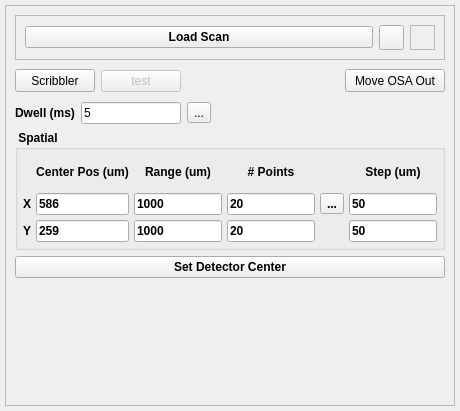
<?xml version="1.0" encoding="UTF-8"?>
<ui version="4.0">
 <class>Form</class>
 <widget class="QWidget" name="Form">
  <property name="geometry">
   <rect>
    <x>0</x>
    <y>0</y>
    <width>460</width>
    <height>411</height>
   </rect>
  </property>
  <property name="minimumSize">
   <size>
    <width>0</width>
    <height>150</height>
   </size>
  </property>
  <property name="focusPolicy">
   <enum>Qt::StrongFocus</enum>
  </property>
  <property name="windowTitle">
   <string>Form</string>
  </property>
  <layout class="QVBoxLayout" name="verticalLayout">
   <property name="spacing">
    <number>5</number>
   </property>
   <property name="leftMargin">
    <number>5</number>
   </property>
   <property name="topMargin">
    <number>5</number>
   </property>
   <property name="rightMargin">
    <number>5</number>
   </property>
   <property name="bottomMargin">
    <number>5</number>
   </property>
   <item>
    <widget class="QFrame" name="frame_2_SCANPLUGIN">
     <property name="maximumSize">
      <size>
       <width>650</width>
       <height>16777215</height>
      </size>
     </property>
     <property name="frameShape">
      <enum>QFrame::StyledPanel</enum>
     </property>
     <property name="frameShadow">
      <enum>QFrame::Raised</enum>
     </property>
     <layout class="QVBoxLayout" name="verticalLayout_3">
      <property name="spacing">
       <number>6</number>
      </property>
      <property name="leftMargin">
       <number>9</number>
      </property>
      <property name="topMargin">
       <number>9</number>
      </property>
      <property name="bottomMargin">
       <number>9</number>
      </property>
      <item>
       <widget class="QFrame" name="loadscan_frame">
        <property name="minimumSize">
         <size>
          <width>0</width>
          <height>30</height>
         </size>
        </property>
        <property name="frameShape">
         <enum>QFrame::StyledPanel</enum>
        </property>
        <property name="frameShadow">
         <enum>QFrame::Sunken</enum>
        </property>
        <layout class="QHBoxLayout" name="horizontalLayout">
         <item>
          <widget class="QPushButton" name="loadScanBtn">
           <property name="font">
            <font>
             <weight>75</weight>
             <bold>true</bold>
            </font>
           </property>
           <property name="text">
            <string>Load Scan</string>
           </property>
          </widget>
         </item>
         <item>
          <widget class="QToolButton" name="helpBtn">
           <property name="minimumSize">
            <size>
             <width>25</width>
             <height>25</height>
            </size>
           </property>
           <property name="maximumSize">
            <size>
             <width>25</width>
             <height>25</height>
            </size>
           </property>
           <property name="text">
            <string/>
           </property>
           <property name="icon">
            <iconset resource="../../../../../../icons/icons.qrc">
             <normaloff>:/scan_plugins/helplite.png</normaloff>:/scan_plugins/helplite.png</iconset>
           </property>
           <property name="iconSize">
            <size>
             <width>50</width>
             <height>50</height>
            </size>
           </property>
          </widget>
         </item>
         <item>
          <widget class="QLabel" name="rtclkpic">
           <property name="maximumSize">
            <size>
             <width>25</width>
             <height>25</height>
            </size>
           </property>
           <property name="autoFillBackground">
            <bool>true</bool>
           </property>
           <property name="frameShape">
            <enum>QFrame::StyledPanel</enum>
           </property>
           <property name="text">
            <string/>
           </property>
           <property name="pixmap">
            <pixmap resource="../../../../../../icons/icons.qrc">:/scan_plugins/icons8-mouse-right-click-50.png</pixmap>
           </property>
           <property name="scaledContents">
            <bool>true</bool>
           </property>
           <property name="alignment">
            <set>Qt::AlignRight|Qt::AlignTrailing|Qt::AlignVCenter</set>
           </property>
          </widget>
         </item>
        </layout>
       </widget>
      </item>
      <item>
       <layout class="QHBoxLayout" name="horizontalLayout_15">
        <item>
         <widget class="QPushButton" name="scribblerBtn">
          <property name="enabled">
           <bool>true</bool>
          </property>
          <property name="minimumSize">
           <size>
            <width>0</width>
            <height>23</height>
           </size>
          </property>
          <property name="text">
           <string>Scribbler</string>
          </property>
          <property name="checkable">
           <bool>true</bool>
          </property>
         </widget>
        </item>
        <item>
         <widget class="QPushButton" name="testBtn">
          <property name="enabled">
           <bool>false</bool>
          </property>
          <property name="text">
           <string>test</string>
          </property>
         </widget>
        </item>
        <item>
         <spacer name="horizontalSpacer_2">
          <property name="orientation">
           <enum>Qt::Horizontal</enum>
          </property>
          <property name="sizeHint" stdset="0">
           <size>
            <width>40</width>
            <height>30</height>
           </size>
          </property>
         </spacer>
        </item>
        <item>
         <widget class="QPushButton" name="osaOutBtn">
          <property name="minimumSize">
           <size>
            <width>100</width>
            <height>23</height>
           </size>
          </property>
          <property name="text">
           <string>Move OSA Out</string>
          </property>
          <property name="checkable">
           <bool>true</bool>
          </property>
         </widget>
        </item>
       </layout>
      </item>
      <item>
       <layout class="QHBoxLayout" name="horizontalLayout_5">
        <item>
         <widget class="QLabel" name="label_8">
          <property name="font">
           <font>
            <weight>75</weight>
            <bold>true</bold>
           </font>
          </property>
          <property name="text">
           <string>Dwell (ms)</string>
          </property>
          <property name="alignment">
           <set>Qt::AlignCenter</set>
          </property>
         </widget>
        </item>
        <item>
         <widget class="QLineEdit" name="dwellFld">
          <property name="maximumSize">
           <size>
            <width>100</width>
            <height>16777215</height>
           </size>
          </property>
          <property name="text">
           <string>5</string>
          </property>
          <property name="mandatoryField" stdset="0">
           <bool>true</bool>
          </property>
         </widget>
        </item>
        <item>
         <widget class="QToolButton" name="dwell_magicBtn">
          <property name="toolTip">
           <string>adjust number of points to use this dwell value</string>
          </property>
          <property name="text">
           <string>...</string>
          </property>
          <property name="icon">
           <iconset>
            <normaloff>../../../../../../../icons/wand.ico</normaloff>../../../../../../../icons/wand.ico</iconset>
          </property>
         </widget>
        </item>
        <item>
         <spacer name="horizontalSpacer">
          <property name="orientation">
           <enum>Qt::Horizontal</enum>
          </property>
          <property name="sizeHint" stdset="0">
           <size>
            <width>40</width>
            <height>20</height>
           </size>
          </property>
         </spacer>
        </item>
       </layout>
      </item>
      <item>
       <widget class="QGroupBox" name="groupBox">
        <property name="minimumSize">
         <size>
          <width>0</width>
          <height>120</height>
         </size>
        </property>
        <property name="font">
         <font>
          <weight>75</weight>
          <bold>true</bold>
         </font>
        </property>
        <property name="title">
         <string> Spatial </string>
        </property>
        <layout class="QVBoxLayout" name="verticalLayout_2">
         <property name="spacing">
          <number>5</number>
         </property>
         <property name="leftMargin">
          <number>5</number>
         </property>
         <property name="topMargin">
          <number>5</number>
         </property>
         <property name="rightMargin">
          <number>5</number>
         </property>
         <property name="bottomMargin">
          <number>5</number>
         </property>
         <item>
          <layout class="QGridLayout" name="gridLayout_2">
           <item row="0" column="1">
            <widget class="QLabel" name="label_9">
             <property name="font">
              <font>
               <weight>75</weight>
               <bold>true</bold>
              </font>
             </property>
             <property name="text">
              <string>Center Pos (um)</string>
             </property>
             <property name="alignment">
              <set>Qt::AlignCenter</set>
             </property>
            </widget>
           </item>
           <item row="0" column="2">
            <widget class="QLabel" name="label_10">
             <property name="font">
              <font>
               <weight>75</weight>
               <bold>true</bold>
              </font>
             </property>
             <property name="text">
              <string>Range (um)</string>
             </property>
             <property name="alignment">
              <set>Qt::AlignCenter</set>
             </property>
            </widget>
           </item>
           <item row="0" column="3">
            <widget class="QLabel" name="label_11">
             <property name="font">
              <font>
               <weight>75</weight>
               <bold>true</bold>
              </font>
             </property>
             <property name="text">
              <string># Points</string>
             </property>
             <property name="alignment">
              <set>Qt::AlignCenter</set>
             </property>
            </widget>
           </item>
           <item row="0" column="5">
            <widget class="QLabel" name="label_12">
             <property name="font">
              <font>
               <weight>75</weight>
               <bold>true</bold>
              </font>
             </property>
             <property name="text">
              <string>Step (um)</string>
             </property>
             <property name="alignment">
              <set>Qt::AlignCenter</set>
             </property>
            </widget>
           </item>
           <item row="1" column="0">
            <widget class="QLabel" name="label_13">
             <property name="font">
              <font>
               <weight>75</weight>
               <bold>true</bold>
              </font>
             </property>
             <property name="text">
              <string>X</string>
             </property>
            </widget>
           </item>
           <item row="1" column="1">
            <widget class="QLineEdit" name="centerXFld">
             <property name="text">
              <string>586</string>
             </property>
            </widget>
           </item>
           <item row="1" column="3">
            <widget class="QLineEdit" name="npointsXFld">
             <property name="text">
              <string>20</string>
             </property>
            </widget>
           </item>
           <item row="1" column="5">
            <widget class="QLineEdit" name="stepXFld">
             <property name="text">
              <string>50</string>
             </property>
            </widget>
           </item>
           <item row="2" column="0">
            <widget class="QLabel" name="label_14">
             <property name="font">
              <font>
               <weight>75</weight>
               <bold>true</bold>
              </font>
             </property>
             <property name="text">
              <string>Y</string>
             </property>
            </widget>
           </item>
           <item row="2" column="2">
            <widget class="QLineEdit" name="rangeYFld">
             <property name="text">
              <string>1000</string>
             </property>
            </widget>
           </item>
           <item row="2" column="3">
            <widget class="QLineEdit" name="npointsYFld">
             <property name="text">
              <string>20</string>
             </property>
            </widget>
           </item>
           <item row="2" column="5">
            <widget class="QLineEdit" name="stepYFld">
             <property name="text">
              <string>50</string>
             </property>
            </widget>
           </item>
           <item row="1" column="2">
            <widget class="QLineEdit" name="rangeXFld">
             <property name="text">
              <string>1000</string>
             </property>
            </widget>
           </item>
           <item row="2" column="1">
            <widget class="QLineEdit" name="centerYFld">
             <property name="text">
              <string>259</string>
             </property>
            </widget>
           </item>
           <item row="1" column="4">
            <widget class="QToolButton" name="xPoints_magicBtn">
             <property name="toolTip">
              <string>adjust dwell value to use this number of points</string>
             </property>
             <property name="text">
              <string>...</string>
             </property>
             <property name="icon">
              <iconset>
               <normaloff>../../../../../../../icons/wand.ico</normaloff>../../../../../../../icons/wand.ico</iconset>
             </property>
            </widget>
           </item>
          </layout>
         </item>
        </layout>
       </widget>
      </item>
      <item>
       <widget class="QPushButton" name="setCenterBtn">
        <property name="font">
         <font>
          <weight>75</weight>
          <bold>true</bold>
         </font>
        </property>
        <property name="text">
         <string>Set Detector Center</string>
        </property>
       </widget>
      </item>
      <item>
       <widget class="QFrame" name="detectorPlotFrame">
        <property name="minimumSize">
         <size>
          <width>0</width>
          <height>0</height>
         </size>
        </property>
        <property name="maximumSize">
         <size>
          <width>500</width>
          <height>16777215</height>
         </size>
        </property>
        <property name="frameShape">
         <enum>QFrame::StyledPanel</enum>
        </property>
        <property name="frameShadow">
         <enum>QFrame::Raised</enum>
        </property>
       </widget>
      </item>
      <item>
       <spacer name="verticalSpacer_2">
        <property name="orientation">
         <enum>Qt::Vertical</enum>
        </property>
        <property name="sizeHint" stdset="0">
         <size>
          <width>20</width>
          <height>40</height>
         </size>
        </property>
       </spacer>
      </item>
     </layout>
    </widget>
   </item>
  </layout>
 </widget>
 <resources>
  <include location="../../../../../../icons/icons.qrc"/>
 </resources>
 <connections/>
</ui>
